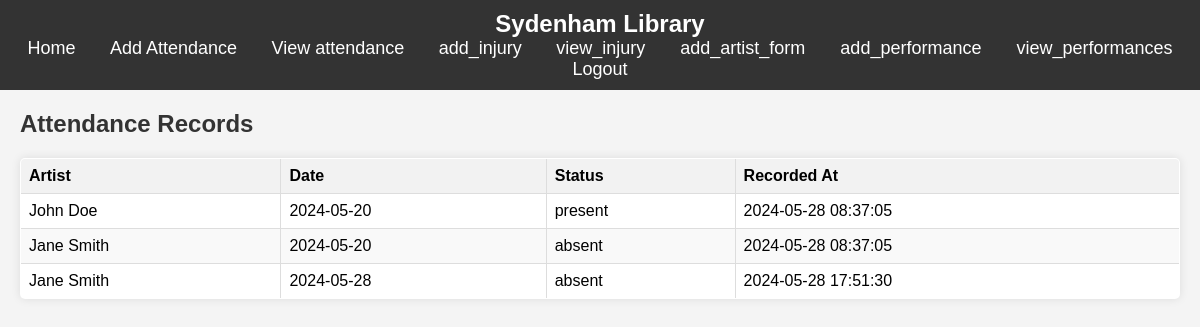
The page /pages/view_attendance.php (signed in) on the database its author committed.
### tables this page shows
CREATE TABLE `attendance` (
  `id` int(11) NOT NULL,
  `artist_id` int(11) NOT NULL,
  `date` date NOT NULL,
  `status` enum('present','absent','excused') NOT NULL,
  `created_at` timestamp NOT NULL DEFAULT current_timestamp()
);

CREATE TABLE `artists` (
  `id` int(11) NOT NULL,
  `first_name` varchar(50) NOT NULL,
  `last_name` varchar(50) NOT NULL,
  `date_of_birth` date NOT NULL,
  `gender` enum('male','female','other') NOT NULL,
  `bio` text DEFAULT NULL,
  `created_at` timestamp NOT NULL DEFAULT current_timestamp()
);

### pages/view_attendance.php (the view, shortened to what this page needs)
<?php
require_once '../includes/db.php';
$attendance_records = $pdo->query("SELECT a.*, ar.first_name, ar.last_name FROM attendance a JOIN artists ar ON a.artist_id = ar.id")->fetchAll(PDO::FETCH_ASSOC);
?>
<!DOCTYPE html>
<html>
<head>
</head>
<body>
<?php include '../templates/header.php'; ?>
    <div class="content">
        <h2>Attendance Records</h2>
        <table>
            <thead>
                <tr>
                    <th>Artist</th>
                    <th>Date</th>
                    <th>Status</th>
                    <th>Recorded At</th>
                </tr>
            </thead>
            <tbody>
                <?php foreach ($attendance_records as $record): ?>
                    <tr>
                        <td><?= htmlspecialchars($record['first_name'] . ' ' . $record['last_name']) ?></td>
                        <td><?= htmlspecialchars($record['date']) ?></td>
                        <td><?= htmlspecialchars($record['status']) ?></td>
                        <td><?= htmlspecialchars($record['created_at']) ?></td>
                    </tr>
                <?php endforeach; ?>
            </tbody>
        </table>
    </div>
</body>
</html>

### templates/header.php (shortened to what this page needs)
<!DOCTYPE html>
<html>
<head>
</head>
<body>
    <header>
        <h1>Sydenham Library</h1>
        <nav>
            <ul>
                <li><a href="../index.php">Home</a></li>
                <li><a href="../pages/add_attendance.php">Add Attendance</a></li>
                <li><a href="../pages/view_attendance.php">View attendance</a></li>
                <li><a href="../pages/add_injury.php">add_injury</a></li>
                <li><a href="../pages/view_injury.php">view_injury </a></li>
                <li><a href="../pages/add_artist_form.php">add_artist_form </a></li>
                <li><a href="../pages/add_performance.php">add_performance </a></li>
                <li><a href="../pages/view_performances.php">view_performances </a></li>
                <li><a href="logout.php">Logout</a></li>
            </ul>
        </nav>
    </header>

### pages/view_attendance.php (style rules this page uses)
body { font-family: Arial, sans-serif; margin: 0; padding: 0; background-color: #f4f4f4; }
header { background-color: #333; color: #fff; padding: 10px 0; text-align: center; }
header h1 { margin: 0; font-size: 24px; }
nav ul { list-style-type: none; padding: 0; margin: 0; }
nav ul li { display: inline; margin: 0 15px; }
nav ul li a { color: #fff; text-decoration: none; font-size: 18px; }
.content { padding: 20px; }
h2 { color: #333; margin-top: 0; }
table { width: 100%; border-collapse: collapse; margin-top: 20px; background-color: #fff; box-shadow: 0 0 10px rgba(0, 0, 0, 0.1); border-radius: 5px; overflow: hidden; }
table, th, td { border: 1px solid #ddd; }
th, td { padding: 8px; text-align: left; }
th { background-color: #f2f2f2; }
tr:nth-child(even) { background-color: #f9f9f9; }

### templates/header.php (style rules this page uses)
body { font-family: Arial, sans-serif; margin: 0; padding: 0; }
header { background-color: #333; color: #fff; padding: 10px 0; text-align: center; }
header h1 { margin: 0; font-size: 24px; }
nav ul { list-style-type: none; padding: 0; margin: 0; }
nav ul li { display: inline; margin: 0 15px; }
nav ul li a { color: #fff; text-decoration: none; font-size: 18px; }

### rows shown on the page
attendance: artist.last_name "John Doe", date "2024-05-20", status "present", created_at "2024-05-28 08:37:05"
attendance: artist.last_name "Jane Smith", date "2024-05-20", status "absent", created_at "2024-05-28 08:37:05"
attendance: artist.last_name "Jane Smith", date "2024-05-28", status "absent", created_at "2024-05-28 17:51:30"
